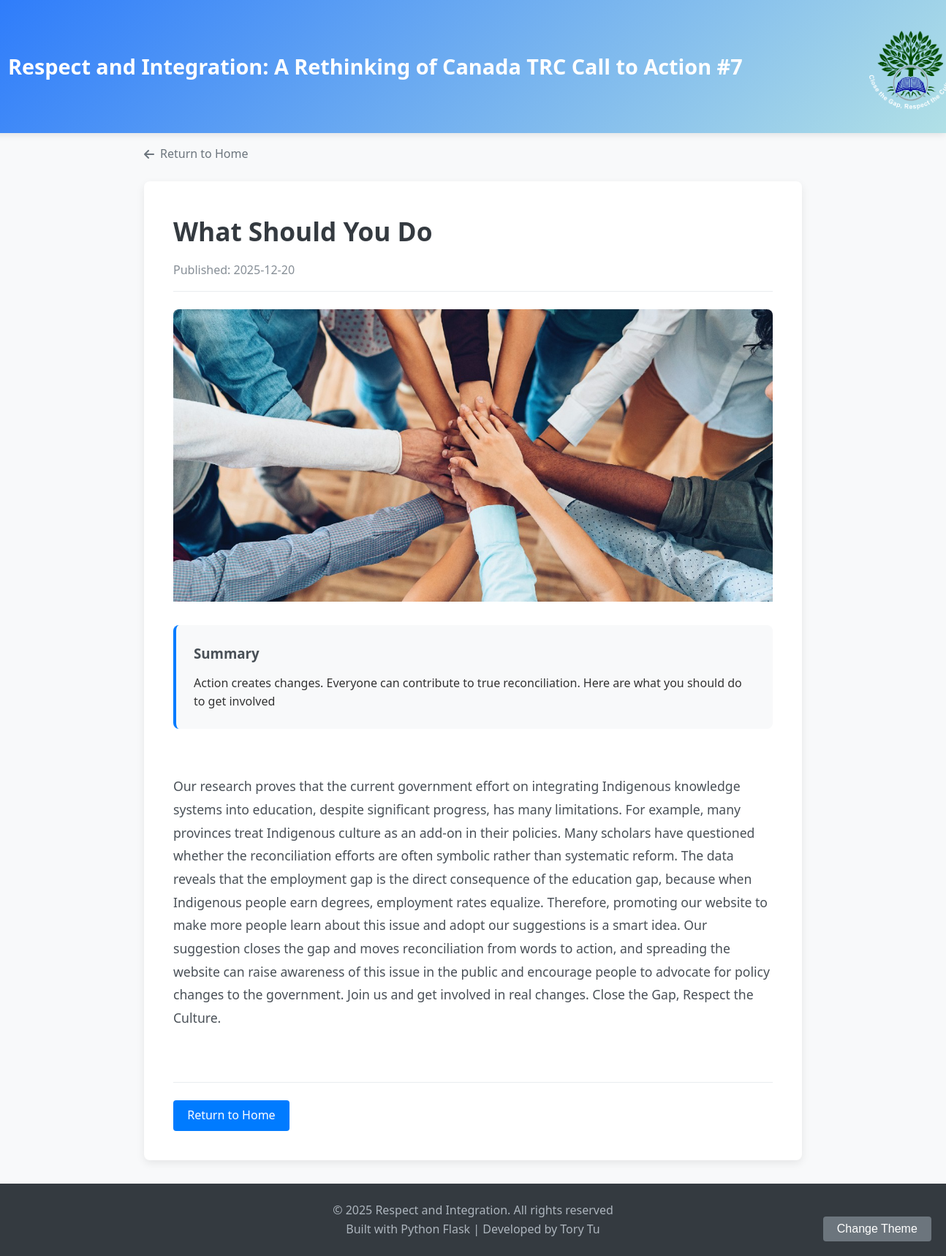
Screenshot of /content/5 with the database file from the repository.
### tables this page shows
CREATE TABLE contents (
            id INTEGER PRIMARY KEY AUTOINCREMENT,
            title TEXT NOT NULL,
            intro TEXT NOT NULL,
            detail TEXT NOT NULL,
            image TEXT,
            sort_order INTEGER DEFAULT 0,
            is_active BOOLEAN DEFAULT 1,
            created_at TIMESTAMP DEFAULT CURRENT_TIMESTAMP,
            updated_at TIMESTAMP DEFAULT CURRENT_TIMESTAMP
        );

### app.py (the view)
@app.route('/content/<int:content_id>')
def content_detail(content_id):
    content = get_content_by_id(content_id)
    if content:
        return render_template('detail.html', content=content)
    else:
        return "Page Not Found", 404

### database.py (called while the page is built)
def get_db_connection():
    conn = sqlite3.connect(DATABASE)
    conn.row_factory = sqlite3.Row  # 使查询结果以字典形式返回
    return conn

def get_content_by_id(content_id):
    conn = get_db_connection()
    cursor = conn.execute('SELECT * FROM contents WHERE id = ?', (content_id,))
    content = cursor.fetchone()
    conn.close()
    if content:
        return dict(content)
    return None

### templates/detail.html (shortened to what this page needs)
{% extends "base.html" %}
{% block content %}
<div class="detail-container">
    <a href="/" class="back-link"><i class="fas fa-arrow-left"></i> Return to Home</a>
    <article class="content-detail">
        <h1>{{ content.title }}</h1>
        <div class="detail-meta">
            <span class="date">Published: {{ content.created_at[:10] }}</span>
        </div>
        {% if content.image %}
        <div class="detail-image">
            <img src="{{ url_for('uploaded_file', filename=content.image) }}" alt="{{ content.title }}">
        </div>
        {% endif %}
        <div class="intro-box">
            <h3>Summary</h3>
            <p>{{ content.intro }}</p>
        </div>
        <div class="detail-content">
            <div class="content-text"> {{ content.detail|safe }} </div>
        </div>
        <div class="action-buttons">
            <a href="/" class="btn">Return to Home</a>
        </div>
    </article>
</div>
{% endblock %}

### static/css/style.css (style rules this page uses)
* { margin: 0; padding: 0; box-sizing: border-box; }
body { font-family: 'Segoe UI', Tahoma, Geneva, Verdana, sans-serif; line-height: 1.6; color: #333; background-color: #f8f9fa; }
.btn { display: inline-block; padding: 0.5rem 1.2rem; background-color: #007bff; color: white; text-decoration: none; border-radius: 4px; border: none; cursor: pointer; font-size: 1rem; transition: background-color 0.3s; text-align: center; }
.date { color: #868e96; font-size: 0.9rem; }
.detail-container { max-width: 900px; margin: 0 auto; }
.back-link { display: inline-flex; align-items: center; color: #6c757d; text-decoration: none; margin-top: 1rem; margin-bottom: 1.5rem; font-weight: 500; }
.back-link i { margin-right: 0.5rem; }
.content-detail { background: white; border-radius: 8px; padding: 2.5rem; box-shadow: 0 4px 12px rgba(0, 0, 0, 0.08); }
.content-detail h1 { font-size: 2.2rem; color: #343a40; margin-bottom: 0.8rem; }
.detail-meta { display: flex; align-items: center; gap: 1rem; margin-bottom: 1.5rem; padding-bottom: 1rem; border-bottom: 1px solid #e9ecef; }
.detail-meta .date { color: #868e96; font-size: 1rem; }
.detail-image { margin: 1.5rem 0; border-radius: 8px; overflow: hidden; }
.detail-image img { width: 100%; max-height: 400px; object-fit: cover; }
.intro-box { background-color: #f8f9fa; padding: 1.5rem; border-radius: 8px; margin: 1.5rem 0; border-left: 4px solid #007bff; }
.intro-box h3 { color: #495057; margin-bottom: 0.8rem; }
.detail-content { margin: 2rem 0; }
.content-text { line-height: 1.8; font-size: 1.1rem; color: #495057; white-space: pre-wrap; }
.action-buttons { display: flex; gap: 1rem; margin-top: 2.5rem; padding-top: 1.5rem; border-top: 1px solid #e9ecef; }

### rows the page displays
contents: title "What Should You Do", created_at "2025-12-20", image (picture), intro "Action creates changes. Everyone can contribute to true reconciliation. Here are what you should do to get involved", detail "Our research proves that the current government effort on integrating Indigenous knowledge systems into education, despite significant progress, has many limitations. For example, many provinces treat Indigenous culture as an add-on in their policies. Many scholars have questioned whether the reconciliation efforts are often symbolic rather than systematic reform. The data reveals that the employment gap is the direct consequence of the education gap, because when Indigenous people earn degrees, employment rates equalize. Therefore, promoting our website to make more people learn about this issue and adopt our suggestions is a smart idea. Our suggestion closes the gap and moves…"
